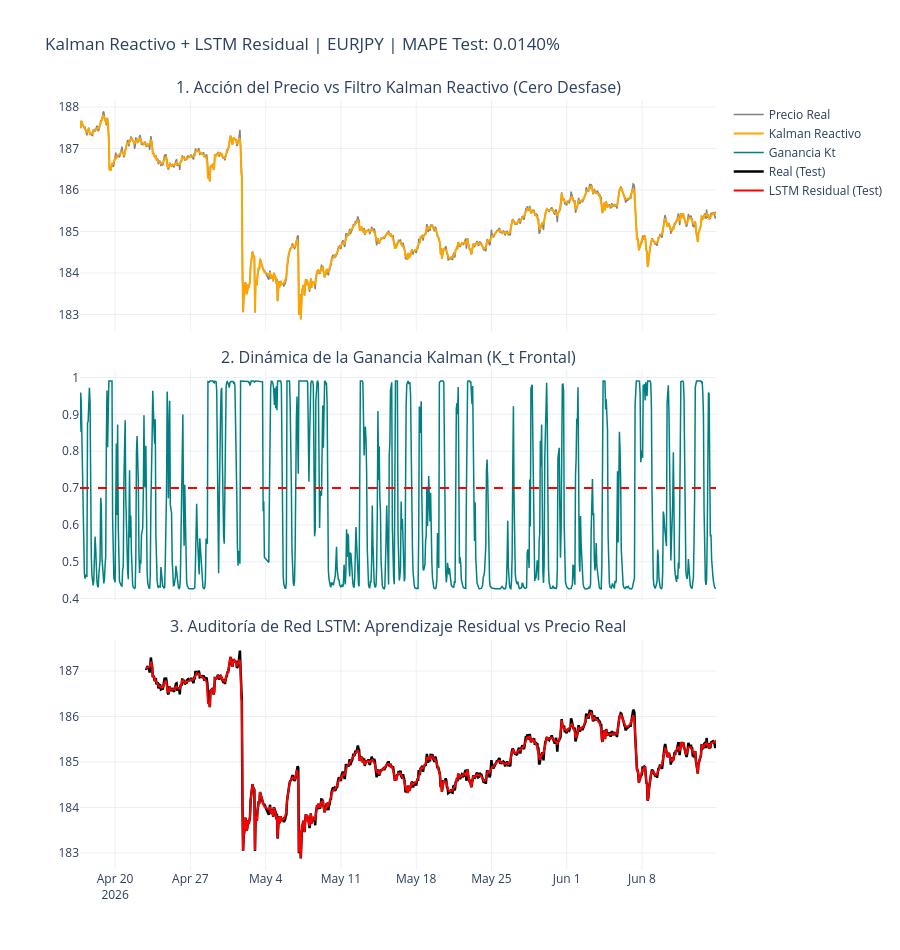

Here is the notebook cell this chart was saved with:
### Code cell
# =====================================================================
# 2. AUDITORÍA HISTÓRICA DE 3 PANELES (VALIDACIÓN INTERNA 100% RESTAURADA)
# =====================================================================
print("-> Generando Auditoría Cuantitativa e Histórica en 3 Paneles...")

# 1. Extraemos los subconjuntos usando la frontera de forward test
df_hist = df_master.iloc[:idx_fwd].copy()

p_real_h = df_hist['close'].values.astype(np.float64)
senal_k_h = df_hist['Kalman_ZeroLag'].values
std_h = df_hist['StdDev'].values
res_target_h = df_hist['Residual_Micro'].values
fechas_h = df_hist['time'].values
kt_vista = df_hist['Kalman_Gain'].values  # Recuperado del Master Dataset

# 2. Matrices para el entrenamiento de validación
scaler_X_h = StandardScaler()
X_norm_h = scaler_X_h.fit_transform(np.column_stack((senal_k_h, std_h)))

scaler_y_h = StandardScaler()
y_norm_h = scaler_y_h.fit_transform(res_target_h.reshape(-1, 1))

T = 24
X_tens_h, y_targ_h = [], []
for i in range(len(X_norm_h) - T):
    X_tens_h.append(X_norm_h[i:i+T])
    y_targ_h.append(y_norm_h[i+T, 0])

X_tens_h, y_targ_h = np.array(X_tens_h), np.array(y_targ_h)
limite_train_h = int(len(X_tens_h) * 0.85)

X_train_h, X_test_h = X_tens_h[:limite_train_h], X_tens_h[limite_train_h:]
y_train_h, y_test_h = y_targ_h[:limite_train_h], y_targ_h[limite_train_h:]

# 3. Construcción del cerebro de auditoría
entrada_h = Input(shape=(T, 2))
x_h = LSTM(64, return_sequences=True, activation='tanh')(entrada_h)
x_h = Dropout(0.2)(x_h)
x_h = LSTM(32, activation='tanh')(x_h)
x_h = Dropout(0.2)(x_h)
salida_res_h = Dense(1, name='Residual')(x_h)

model_audit = Model(inputs=entrada_h, outputs=[salida_res_h])
model_audit.compile(optimizer=Adam(0.001), loss='mse')
early_stop_audit = EarlyStopping(monitor='val_loss', patience=10, restore_best_weights=True)

print("Entrenando cerebro de auditoría...")
model_audit.fit(X_train_h, y_train_h, validation_split=0.15, epochs=60, batch_size=32, callbacks=[early_stop_audit], verbose=0)

# 4. Predicción y reconstrucción del precio absoluto
pred_t_norm = model_audit.predict(X_test_h, verbose=0)
pred_t_res = scaler_y_h.inverse_transform(pred_t_norm).flatten()

kalman_test_base = senal_k_h[T + limite_train_h :]
pred_test_real = kalman_test_base + pred_t_res
reales_test = p_real_h[T + limite_train_h :]
fechas_test = fechas_h[T + limite_train_h :]

# =====================================================================
# 5. RENDERIZADO DEL DASHBOARD DE 3 PANELES (CON GANANCIA KT RESTAURADA)
# =====================================================================
vista = -1000
f_vista = fechas_h[vista:]
p_real_vista = p_real_h[vista:]
k_senal_vista = senal_k_h[vista:]

fig, (ax1, ax2, ax3) = plt.subplots(3, 1, figsize=(14, 12), sharex=True, gridspec_kw={'hspace': 0.15})

# PANEL 1
ax1.plot(f_vista, p_real_vista, color='gray', linewidth=1.5, label='Precio Real')
ax1.plot(f_vista, k_senal_vista, color='orange', linewidth=2, label='Kalman Reactivo')
ax1.set_title('1. Acción del Precio vs Filtro Kalman Reactivo (Cero Desfase)', fontweight='bold')
ax1.grid(True, alpha=0.3)
ax1.legend(loc='upper left')

# PANEL 2
ax2.plot(f_vista, kt_vista[vista:], color='teal', linewidth=1.5, label='Ganancia Kt')
ax2.axhline(y=0.70, color='red', linestyle='--', linewidth=1.5)
ax2.set_title('2. Dinámica de la Ganancia Kalman (K_t Frontal)', fontweight='bold')
ax2.grid(True, alpha=0.3)
ax2.legend(loc='upper left')

# PANEL 3
f_test_v = fechas_test[vista:] if len(fechas_test) > abs(vista) else fechas_test
r_test_v = reales_test[vista:] if len(reales_test) > abs(vista) else reales_test
p_test_v = pred_test_real[vista:] if len(pred_test_real) > abs(vista) else pred_test_real

ax3.plot(f_test_v, r_test_v, color='black', linewidth=2.5, label='Real (Test)')
ax3.plot(f_test_v, p_test_v, color='red', linewidth=2, label='LSTM Residual (Test)')
mape_test = np.nanmean(np.abs((r_test_v - p_test_v) / r_test_v)) * 100
ax3.set_title(f'3. Auditoría LSTM: Aprendizaje Residual vs Precio Real | MAPE: {mape_test:.4f}%', fontweight='bold')
ax3.grid(True, alpha=0.3)
ax3.legend(loc='upper left')

plt.tight_layout()
plt.savefig('grafica_03_auditoria_lstm.png', dpi=300, bbox_inches='tight')
plt.show()

### Figure 1 — Plotly figure (JSON) as saved in the notebook; plotly's stock layout.template omitted (floating-point values rounded to 4 significant figures; data arrays with more than 128 entries replaced by an {"elided": "..."} marker saying what was removed)
{"data": [{"line": {"color": "gray", "width": 1.5}, "mode": "lines", "name": "Precio Real", "type": "scatter", "x": {"elided": "1000 str values"}, "xaxis": "x", "y": {"elided": "1000 float values"}, "yaxis": "y"}, {"line": {"color": "orange", "width": 2}, "mode": "lines", "name": "Kalman Reactivo", "type": "scatter", "x": {"elided": "1000 str values"}, "xaxis": "x", "y": {"elided": "1000 float values"}, "yaxis": "y"}, {"line": {"color": "teal", "width": 1.5}, "mode": "lines", "name": "Ganancia Kt", "type": "scatter", "x": {"elided": "1000 str values"}, "xaxis": "x2", "y": {"elided": "1000 float values"}, "yaxis": "y2"}, {"line": {"color": "black", "width": 2.5}, "mode": "lines", "name": "Real (Test)", "type": "scatter", "x": {"elided": "898 str values"}, "xaxis": "x3", "y": {"elided": "898 float values"}, "yaxis": "y3"}, {"line": {"color": "red", "width": 2}, "mode": "lines", "name": "LSTM Residual (Test)", "type": "scatter", "x": {"elided": "898 str values"}, "xaxis": "x3", "y": {"elided": "898 float values"}, "yaxis": "y3"}], "layout": {"annotations": [{"font": {"size": 16}, "showarrow": false, "text": "1. Acción del Precio vs Filtro Kalman Reactivo (Cero Desfase)", "x": 0.5, "xanchor": "center", "xref": "paper", "y": 1, "yanchor": "bottom", "yref": "paper"}, {"font": {"size": 16}, "showarrow": false, "text": "2. Dinámica de la Ganancia Kalman (K_t Frontal)", "x": 0.5, "xanchor": "center", "xref": "paper", "y": 0.65, "yanchor": "bottom", "yref": "paper"}, {"font": {"size": 16}, "showarrow": false, "text": "3. Auditoría de Red LSTM: Aprendizaje Residual vs Precio Real", "x": 0.5, "xanchor": "center", "xref": "paper", "y": 0.3, "yanchor": "bottom", "yref": "paper"}], "height": 950, "hovermode": "x unified", "shapes": [{"line": {"color": "red", "dash": "dash"}, "type": "line", "x0": 0, "x1": 1, "xref": "x2 domain", "y0": 0.7, "y1": 0.7, "yref": "y2"}], "title": {"text": "Kalman Reactivo + LSTM Residual | EURJPY | MAPE Test: 0.0140%"}, "xaxis": {"anchor": "y", "domain": [0, 1], "matches": "x3", "rangebreaks": [{"bounds": ["sat", "mon"]}], "showticklabels": false}, "xaxis2": {"anchor": "y2", "domain": [0, 1], "matches": "x3", "rangebreaks": [{"bounds": ["sat", "mon"]}], "showticklabels": false}, "xaxis3": {"anchor": "y3", "domain": [0, 1], "rangebreaks": [{"bounds": ["sat", "mon"]}]}, "yaxis": {"anchor": "x", "domain": [0.7, 1]}, "yaxis2": {"anchor": "x2", "domain": [0.35, 0.65]}, "yaxis3": {"anchor": "x3", "domain": [0, 0.3]}}}
